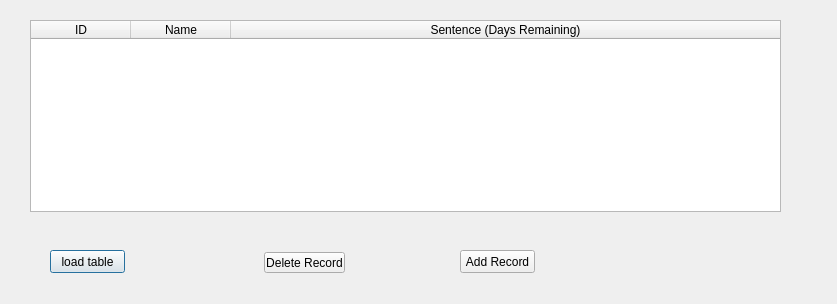
<?xml version="1.0" encoding="UTF-8"?>
<ui version="4.0">
 <class>Dialog</class>
 <widget class="QDialog" name="Dialog">
  <property name="geometry">
   <rect>
    <x>0</x>
    <y>0</y>
    <width>837</width>
    <height>304</height>
   </rect>
  </property>
  <property name="windowTitle">
   <string>Dialog</string>
  </property>
  <widget class="QPushButton" name="pushButton">
   <property name="geometry">
    <rect>
     <x>50</x>
     <y>250</y>
     <width>75</width>
     <height>23</height>
    </rect>
   </property>
   <property name="text">
    <string>load table</string>
   </property>
  </widget>
  <widget class="QTableWidget" name="tableWidget">
   <property name="geometry">
    <rect>
     <x>30</x>
     <y>20</y>
     <width>751</width>
     <height>192</height>
    </rect>
   </property>
   <attribute name="horizontalHeaderCascadingSectionResizes">
    <bool>false</bool>
   </attribute>
   <attribute name="horizontalHeaderShowSortIndicator" stdset="0">
    <bool>false</bool>
   </attribute>
   <attribute name="horizontalHeaderStretchLastSection">
    <bool>true</bool>
   </attribute>
   <attribute name="verticalHeaderCascadingSectionResizes">
    <bool>true</bool>
   </attribute>
   <column>
    <property name="text">
     <string>ID</string>
    </property>
   </column>
   <column>
    <property name="text">
     <string>Name</string>
    </property>
   </column>
   <column>
    <property name="text">
     <string>Sentence (Days Remaining)</string>
    </property>
   </column>
  </widget>
  <widget class="QPushButton" name="pushButton_2">
   <property name="geometry">
    <rect>
     <x>460</x>
     <y>250</y>
     <width>75</width>
     <height>23</height>
    </rect>
   </property>
   <property name="text">
    <string>Add Record</string>
   </property>
  </widget>
  <widget class="QPushButton" name="pushButton_3">
   <property name="geometry">
    <rect>
     <x>264</x>
     <y>252</y>
     <width>81</width>
     <height>21</height>
    </rect>
   </property>
   <property name="text">
    <string>Delete Record</string>
   </property>
  </widget>
 </widget>
 <resources/>
 <connections/>
</ui>
